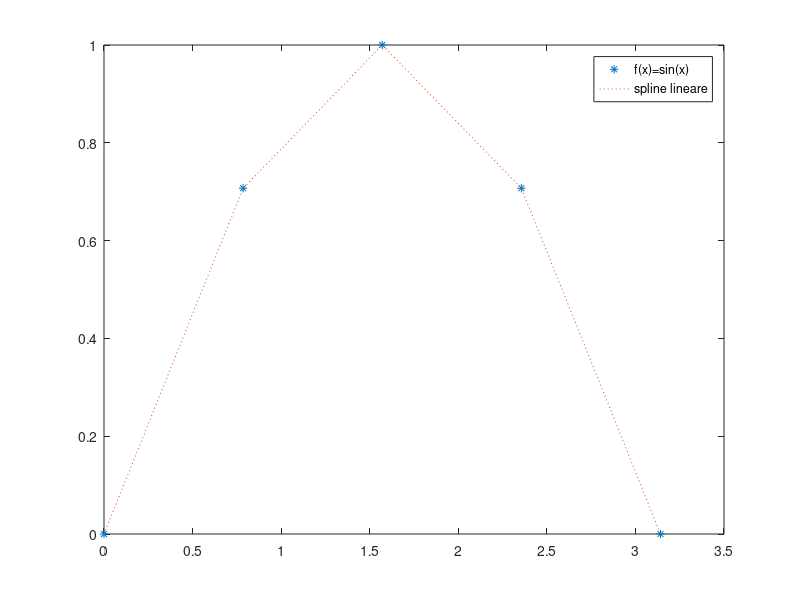

The MATLAB script that drew this image:
clear all

n=input('numero di punti=');
a=0; b=pi;
 
f =@(x) sin(x);
zval=linspace(a,b,101);
yzval=f(zval);

x=linspace(a,b,n); 
y=f(x);

s1_funz=interp1(x,y,'linear','pp'); %funzione piecewise polynomial
z1=ppval(s1_funz,zval);
errspl1=max(abs((yzval-z1)));
fprintf('numero di intervalli=%3d \t errore(spline_1)=%12.6e\n',n-1,errspl1);

plot(x,y,'*',zval,z1,':');
legend('f(x)=sin(x)','spline lineare');